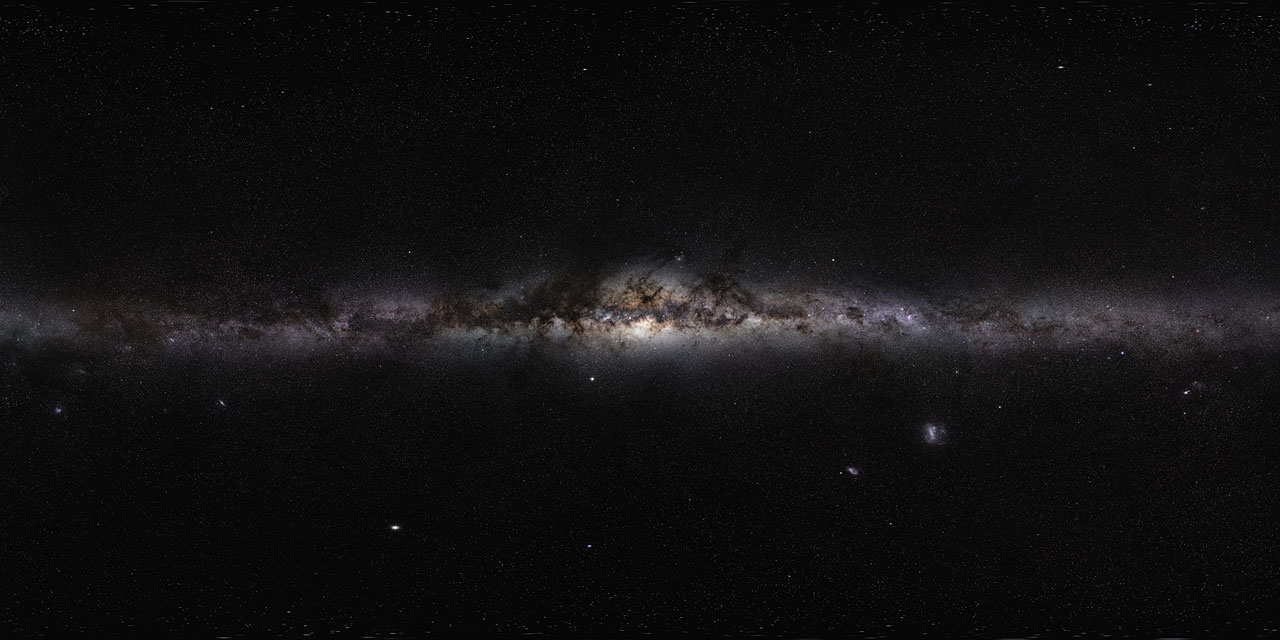
#> input picture ProjectSubmission/MW.jpg, 1280 x 640 px
$ python movie.py
#> lines starting #> are read from the running program, lines starting #| are printed output that depends on the picture
### ProjectSubmission/functions.py
import numpy as np
import matplotlib.pyplot as plt
from scipy.ndimage import gaussian_filter
import matplotlib.pyplot as plt
import matplotlib.patches as patches
import tqdm
import cv2


#======================================================================================
# |                                     Lensing                                        |
#======================================================================================


def lens(source, rc, eps, chnls=3, rng=1):
    '''
    This function lenses the input image using symmetric lense (dot object)
    at the centre of the image

    ----------------------------------------------------------------------
    Input:

    1) source - Square image, RGB, pixel valuse 0 -> 255
    2) rc - core radius in reduced coordinates
    3) eps - eccentricity of the lens
    4) chnls - amount of channels (3rd dimension) in the image array (3 for RGB, 1 for grayscale)
    5) rng - range of reduced r. Default is set to 1 as in the validation test,
             so that reduced plane goes from -1 to 1

    ----------------------------------------------------------------------
    Output:

    1) lensed image object

    '''

    # check if the input is square
    if np.shape(source)[0] == np.shape(source)[1]:
        size = np.shape(source)[0]
    else:
        print("Please, provide square image")
        exit()

    # set up an empty array to store lensed image
    img_lens = np.zeros([size, size, chnls])
    pixel_wdth = 2*rng/(size)


    # pixel indices (used to get reduced coordinates)
    i = np.arange(0, size, 1)
    j = np.arange(0, size, 1)

    # meshgrid of reduced x, y (denoted as r1, r2 respectively)
    r1 = 2*rng*i/(size) - rng + pixel_wdth/2
    r2 = 2*rng*j/(size) - rng + pixel_wdth/2
    r1g, r2g = np.meshgrid(r1, r2)

    # use lens equation to get positions on image_s
    s1 = r1g - ((1 - eps)*r1g)/np.sqrt(rc**2 + (1 - eps)*r1g**2 + (1 + eps)*r2g**2)
    s2 = r2g - ((1 + eps)*r2g)/np.sqrt(rc**2 + (1 - eps)*r1g**2 + (1 + eps)*r2g**2)

    # find corresponding pixel in the original image
    idx1 = np.floor((s1 + rng)/pixel_wdth)
    idx1 = idx1.astype(int).transpose()
    idx2 = np.floor((s2 + rng)/pixel_wdth)
    idx2 = idx2.astype(int).transpose()  # and tranpose to match directions

    # map the source image data at the indices to the lensed image array
    img_lens[:, :, :] += source[idx1, idx2, :]

    # return image
    return img_lens


#======================================================================================
# |                            Galaxy Cluster Generator                                |
#======================================================================================


# [446 lines left out: functions gal_dist, chessboard, alignment_map, caustic_pattern, caustic_contours, not called in this run]

### ProjectSubmission/movie.py
import cv2
import numpy as np
import functions as fnc


rc = 0.2
r_crc = (1-rc**2)**0.5

img = cv2.imread('./MW.jpg')
#> img is the input picture: shape (640, 1280, 3); mean B, G, R 17.2, 16.7, 17.3
height, width, c = img.shape
#> height = 640; width = 1280; c = 3
img = cv2.resize(img, (width, 500))
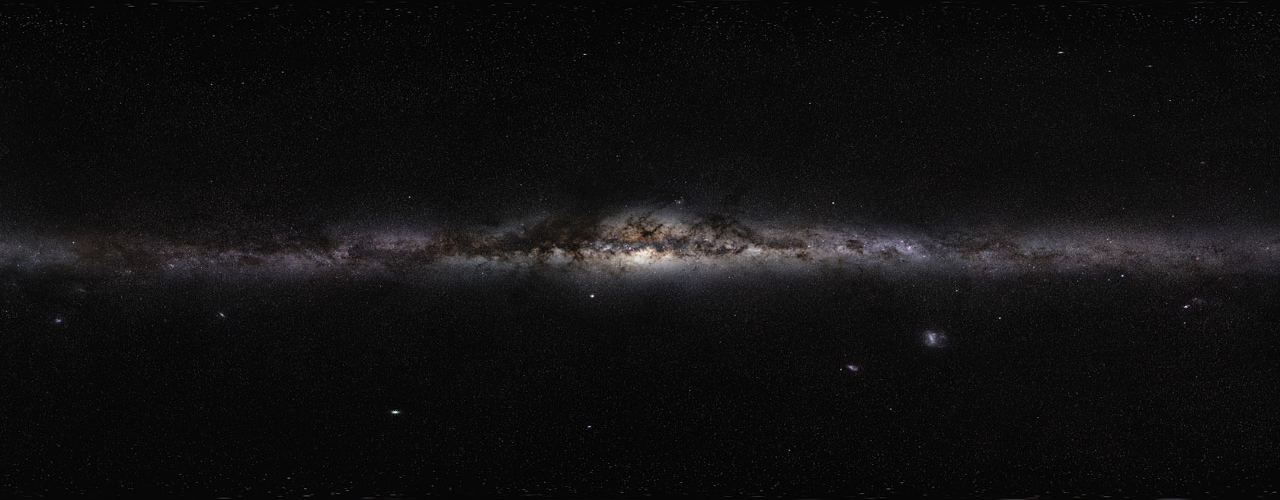
#> img: shape (500, 1280, 3); mean B, G, R 17.1, 16.6, 17.3


i = 0

while True:
    i += 1


    l = img[:, :(i % width)]
#> l = 500 rows, first 8: [8, 8, 8], [6, 6, 6], [6, 6, 6], [8, 8, 8], [5, 5, 5], [5, 5, 5], [6, 6, 6], [6, 6, 6]
    r = img[:, (i % width):]

    img1 = np.hstack((r, l))

    crop_img = img1[0:500, 0:500]
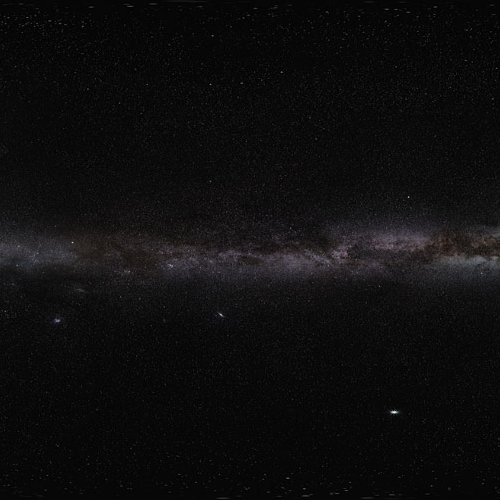
#> crop_img: shape (500, 500, 3); mean B, G, R 14.4, 14, 14.5

    lnsd_img = fnc.lens(crop_img, rc, 0, 3, 3)/255
#> in lens, `img_lens[:, :, :] += source[idx1, idx2, :]`:
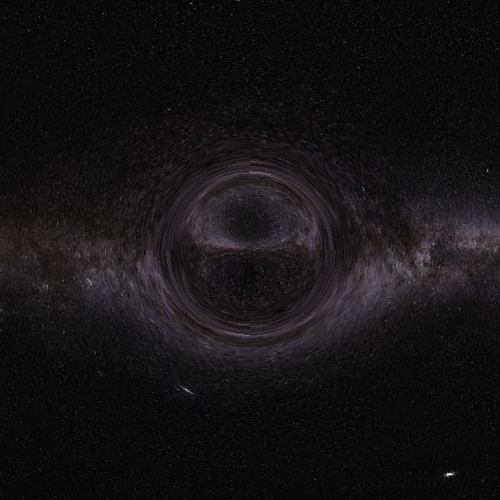
#> img_lens: shape (500, 500, 3) float64; mean B, G, R 20.3, 19.3, 20.6
    cv2.putText(img=lnsd_img, text='Press Esc to exit', org=(10, 480), fontFace=cv2.FONT_HERSHEY_TRIPLEX, fontScale=0.75, color=(0, 255, 0),thickness=2)
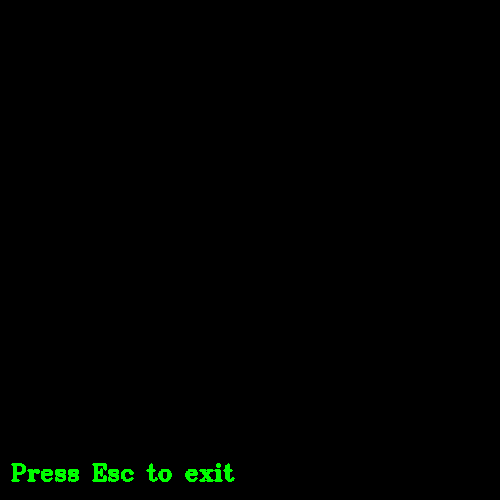
#> lnsd_img: shape (500, 500, 3) float64; mean B, G, R 0.1, 1.8, 0.1


    cv2.imshow('Movie', lnsd_img)
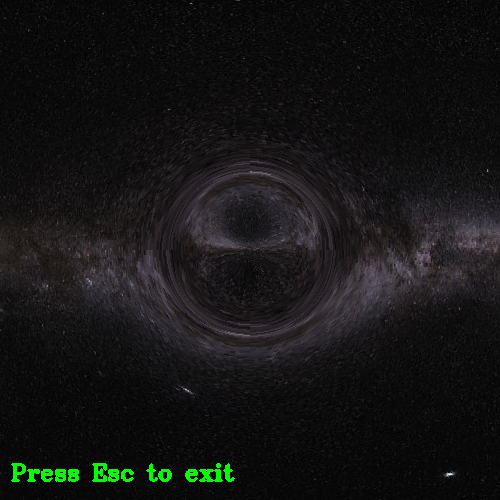
#> window 'Movie': shape (500, 500, 3); mean B, G, R 20.3, 20.9, 20.6

    if cv2.waitKey(1) == 27:

#> (key Esc is pressed here)
        cv2.destroyAllWindows()
        break

$ run again, with ProjectSubmission/potw2120a.jpg copied over ProjectSubmission/MW.jpg
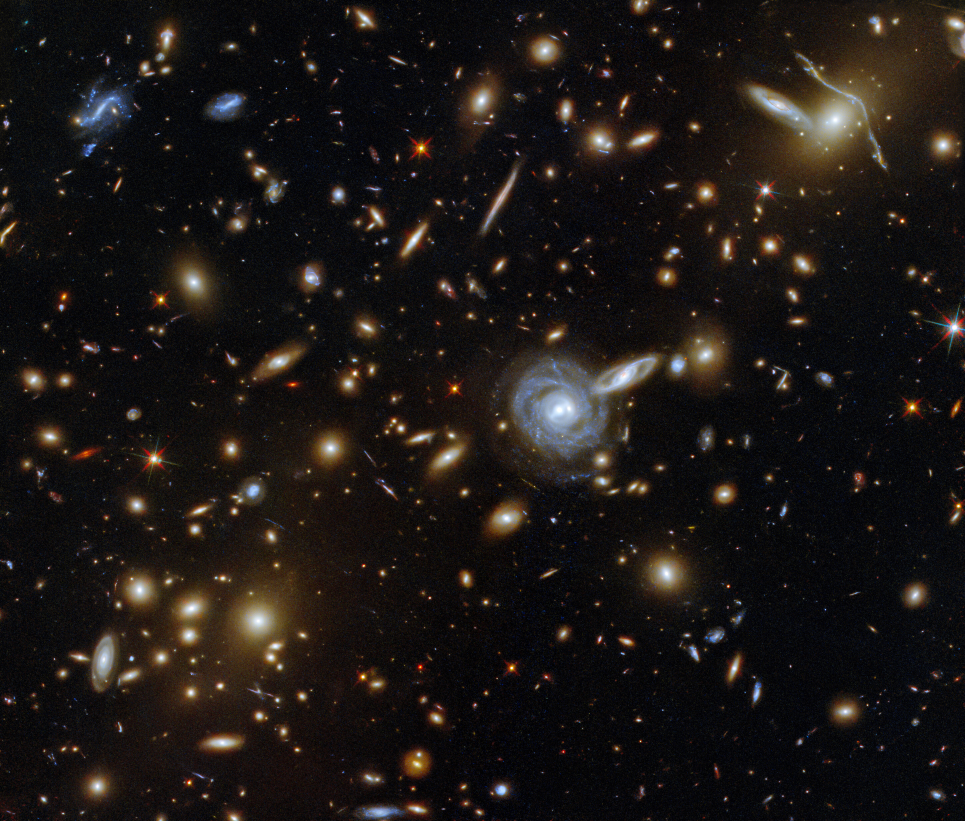
#> input picture ProjectSubmission/potw2120a.jpg, 2895 x 2463 px (shown at 1/3 size)
#> img is the input picture: shape (2463, 2895, 3); mean B, G, R 21.4, 23.7, 28.4
#> `img = cv2.resize(img, (width, 500))`:
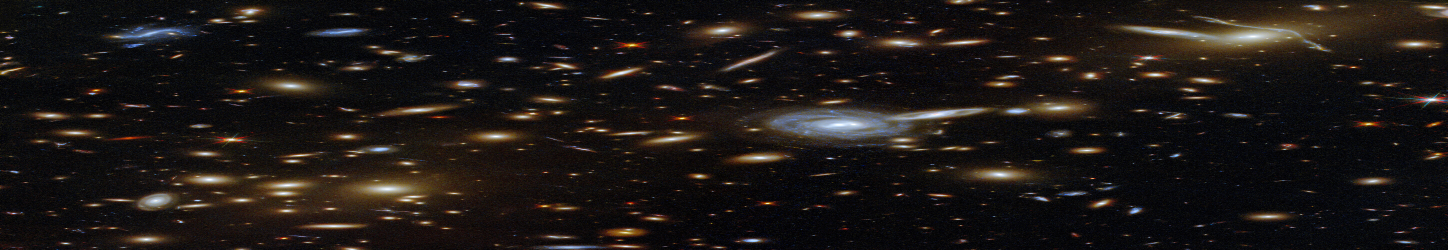
#> img: shape (500, 2895, 3) (shown at 1/2 size); mean B, G, R 21.3, 23.5, 28.3
#> l = 500 rows, first 8: [16, 4, 4], [1, 22, 23], [16, 13, 13], [11, 31, 33], [16, 5, 7], [15, 20, 18], [9, 28, 30], [27, 14, 11]
#> `cv2.imshow('Movie', lnsd_img)`:
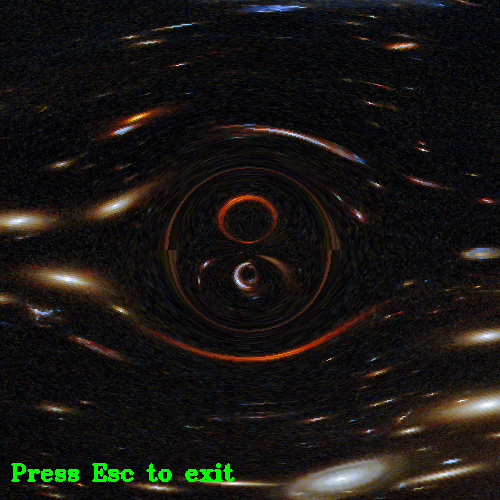
#> window 'Movie': shape (500, 500, 3); mean B, G, R 18.6, 21.7, 23.9
